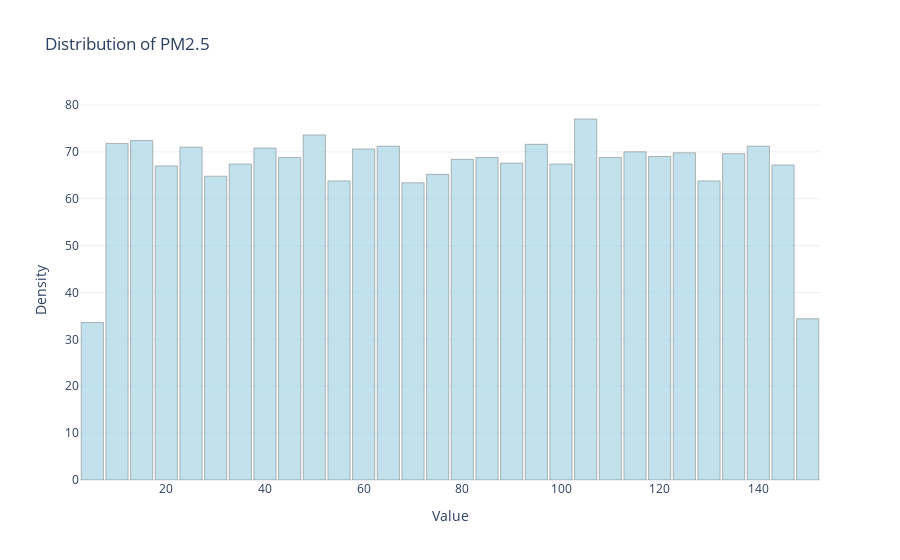
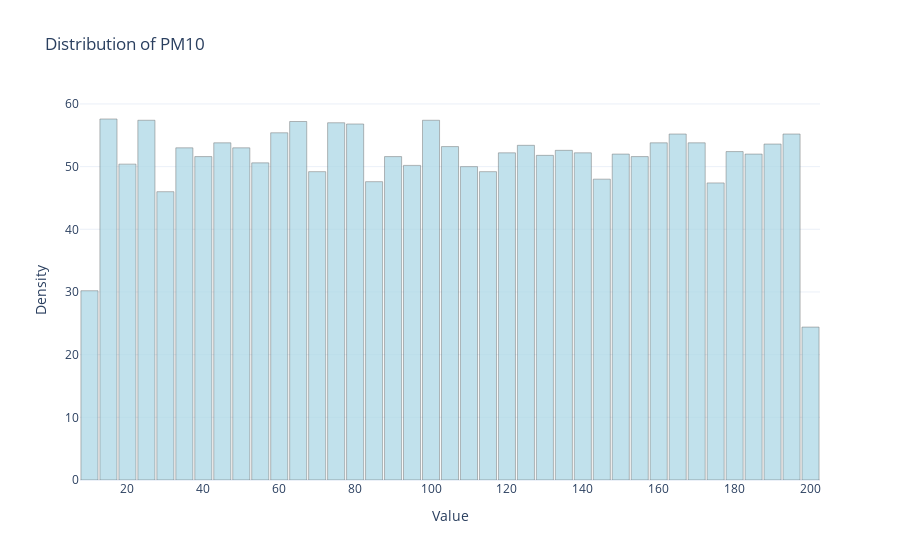
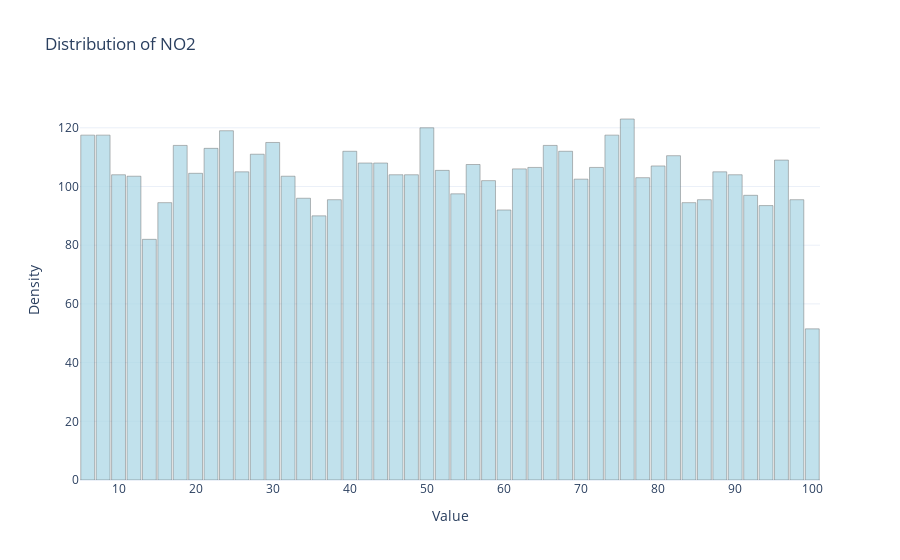
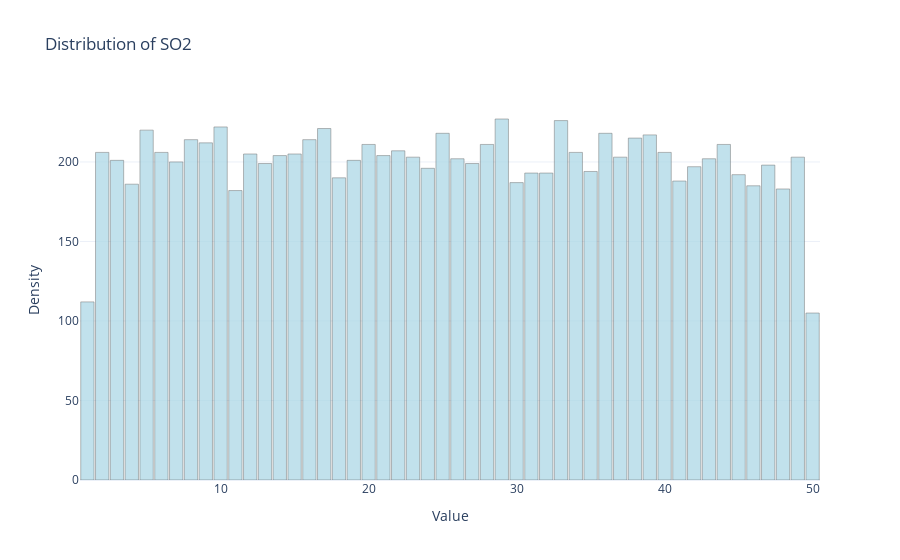

Notebook cell for these charts, in order:
### Markdown cell above
#### Histograms

### Code cell
numerical_cols = df.select_dtypes(include='number').columns

def numerical_histograms(cols_to_analyze):
    for col in cols_to_analyze:

        print(f'\nColumn: {col}')
        print(f'Min: {df[col].min()}, Max: {df[col].max()}')
        missing_percentage = df[col].isnull().mean() * 100
        print(f'Missing values: {missing_percentage:.2f}%')

        fig = go.Figure()
        
        fig.add_trace(go.Histogram(
            x=df[col],
            name=col,
            opacity=0.75,
            histnorm='density',
            marker=dict(color='lightblue', line=dict(width=0.5)),
        ))
        
        fig.update_layout(
            title=f'Distribution of {col}',
            xaxis_title='Value',
            yaxis_title='Density',
            barmode='overlay',
            bargap=0.1,
            template='plotly_white'
        )

        fig.show()

numerical_histograms(cols_to_analyze=numerical_cols)

### Figure 1 — Plotly figure (JSON) as saved in the notebook; plotly's stock layout.template omitted (floating-point values rounded to 4 significant figures; data arrays with more than 128 entries replaced by an {"elided": "..."} marker saying what was removed)
{"data": [{"histnorm": "density", "marker": {"color": "lightblue", "line": {"width": 0.5}}, "name": "PM2.5", "opacity": 0.75, "type": "histogram", "x": {"elided": "10000 float values"}}], "layout": {"bargap": 0.1, "barmode": "overlay", "title": {"text": "Distribution of PM2.5"}, "xaxis": {"title": {"text": "Value"}}, "yaxis": {"title": {"text": "Density"}}}}

### Figure 2 — Plotly figure (JSON) as saved in the notebook; plotly's stock layout.template omitted (floating-point values rounded to 4 significant figures; data arrays with more than 128 entries replaced by an {"elided": "..."} marker saying what was removed)
{"data": [{"histnorm": "density", "marker": {"color": "lightblue", "line": {"width": 0.5}}, "name": "PM10", "opacity": 0.75, "type": "histogram", "x": {"elided": "10000 float values"}}], "layout": {"bargap": 0.1, "barmode": "overlay", "title": {"text": "Distribution of PM10"}, "xaxis": {"title": {"text": "Value"}}, "yaxis": {"title": {"text": "Density"}}}}

### Figure 3 — Plotly figure (JSON) as saved in the notebook; plotly's stock layout.template omitted (floating-point values rounded to 4 significant figures; data arrays with more than 128 entries replaced by an {"elided": "..."} marker saying what was removed)
{"data": [{"histnorm": "density", "marker": {"color": "lightblue", "line": {"width": 0.5}}, "name": "NO2", "opacity": 0.75, "type": "histogram", "x": {"elided": "10000 float values"}}], "layout": {"bargap": 0.1, "barmode": "overlay", "title": {"text": "Distribution of NO2"}, "xaxis": {"title": {"text": "Value"}}, "yaxis": {"title": {"text": "Density"}}}}

### Figure 4 — Plotly figure (JSON) as saved in the notebook; plotly's stock layout.template omitted (floating-point values rounded to 4 significant figures; data arrays with more than 128 entries replaced by an {"elided": "..."} marker saying what was removed)
{"data": [{"histnorm": "density", "marker": {"color": "lightblue", "line": {"width": 0.5}}, "name": "SO2", "opacity": 0.75, "type": "histogram", "x": {"elided": "10000 float values"}}], "layout": {"bargap": 0.1, "barmode": "overlay", "title": {"text": "Distribution of SO2"}, "xaxis": {"title": {"text": "Value"}}, "yaxis": {"title": {"text": "Density"}}}}
